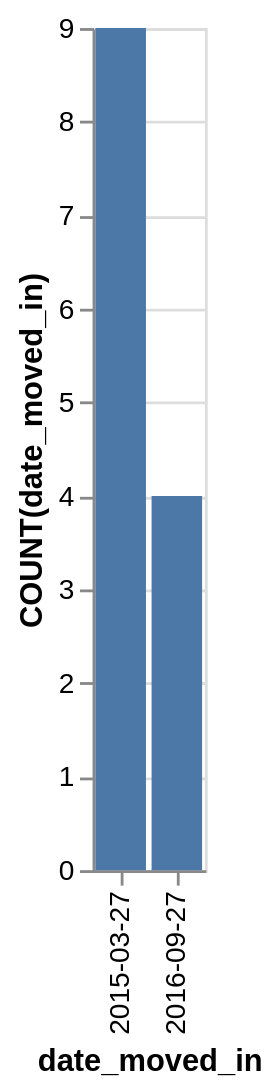

Write the Vega-Lite specification saved for this chart.
### Vega-Lite specification from a JSON file in a GitHub repository (floating-point values rounded to 4 significant figures)
{"data": {"values": [{"x_data": "2015-03-27", "y_data": 9}, {"x_data": "2016-09-27", "y_data": 4}]}, "mark": "bar", "encoding": {"x": {"field": "x_data", "type": "nominal", "title": "date_moved_in", "sort": "ascending"}, "y": {"field": "y_data", "type": "quantitative", "title": "COUNT(date_moved_in)"}}}
